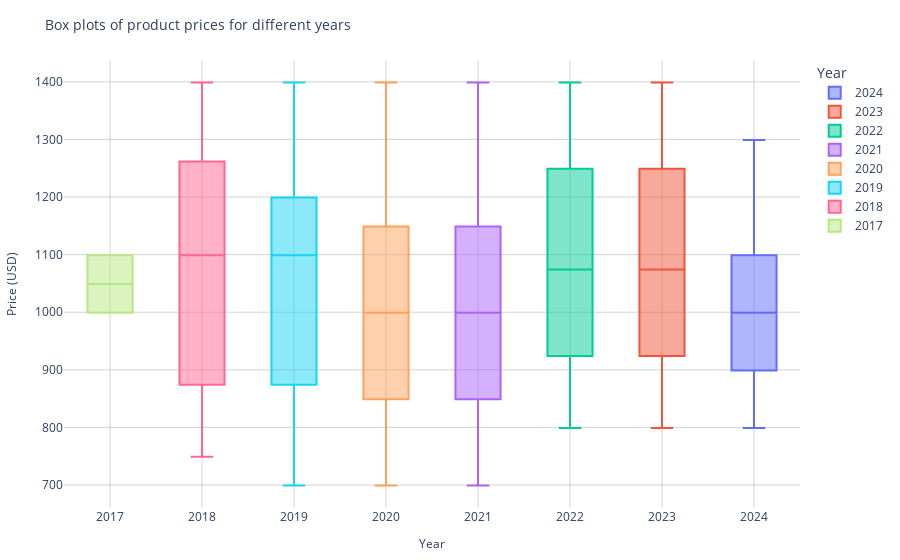

Write notebook code for a chart like this one.
### Code cell
#使用plotly库
fig = px.box(selected_data_2, x='Launched Year', y='Launched Price (USA)',
             title='Box plots of product prices for different years',
             labels={'Launched Year': 'Year', 'Launched Price (USA)': 'Price (USD)'},
             color='Launched Year',  
             category_orders={"Launched Year": sorted(selected_data_2['Launched Year'].unique(), reverse=True)}) #图例排序

fig.update_layout(
    plot_bgcolor='white',
    xaxis=dict(
        title='Year',
        gridcolor='lightgrey',
        titlefont=dict(size=12),
    ),
    yaxis=dict(
        title='Price (USD)',
        gridcolor='lightgrey',
        titlefont=dict(size=12),
    ),
    title_font=dict(size=14),
    margin=dict(l=20, r=20, t=60, b=20),
    legend_title="Year",
)

fig.show()

### Figure 1 — Plotly figure (JSON) as saved in the notebook; plotly's stock layout.template omitted (floating-point values rounded to 4 significant figures)
{"data": [{"alignmentgroup": "True", "hovertemplate": "Year=%{x}<br>Price (USD)=%{y}<extra></extra>", "legendgroup": "2024", "marker": {"color": "#636efa"}, "name": "2024", "notched": false, "offsetgroup": "2024", "orientation": "v", "showlegend": true, "type": "box", "x": [2024, 2024, 2024, 2024, 2024, 2024, 2024, 2024, 2024, 2024, 2024, 2024], "x0": " ", "xaxis": "x", "y": [799, 849, 899, 949, 899, 999, 999, 1049, 1099, 1199, 1299, 1099], "y0": " ", "yaxis": "y"}, {"alignmentgroup": "True", "hovertemplate": "Year=%{x}<br>Price (USD)=%{y}<extra></extra>", "legendgroup": "2023", "marker": {"color": "#EF553B"}, "name": "2023", "notched": false, "offsetgroup": "2023", "orientation": "v", "showlegend": true, "type": "box", "x": [2023, 2023, 2023, 2023, 2023, 2023, 2023, 2023, 2023, 2023, 2023, 2023], "x0": " ", "xaxis": "x", "y": [799, 849, 949, 899, 1049, 999, 1199, 1099, 1299, 1199, 1299, 1399], "y0": " ", "yaxis": "y"}, {"alignmentgroup": "True", "hovertemplate": "Year=%{x}<br>Price (USD)=%{y}<extra></extra>", "legendgroup": "2022", "marker": {"color": "#00cc96"}, "name": "2022", "notched": false, "offsetgroup": "2022", "orientation": "v", "showlegend": true, "type": "box", "x": [2022, 2022, 2022, 2022, 2022, 2022, 2022, 2022, 2022, 2022, 2022, 2022], "x0": " ", "xaxis": "x", "y": [799, 949, 849, 1049, 999, 899, 1099, 1199, 1299, 1399, 1299, 1199], "y0": " ", "yaxis": "y"}, {"alignmentgroup": "True", "hovertemplate": "Year=%{x}<br>Price (USD)=%{y}<extra></extra>", "legendgroup": "2021", "marker": {"color": "#ab63fa"}, "name": "2021", "notched": false, "offsetgroup": "2021", "orientation": "v", "showlegend": true, "type": "box", "x": [2021, 2021, 2021, 2021, 2021, 2021, 2021, 2021, 2021, 2021, 2021, 2021], "x0": " ", "xaxis": "x", "y": [699, 799, 899, 899, 999, 799, 999, 1099, 1199, 1199, 1099, 1399], "y0": " ", "yaxis": "y"}, {"alignmentgroup": "True", "hovertemplate": "Year=%{x}<br>Price (USD)=%{y}<extra></extra>", "legendgroup": "2020", "marker": {"color": "#FFA15A"}, "name": "2020", "notched": false, "offsetgroup": "2020", "orientation": "v", "showlegend": true, "type": "box", "x": [2020, 2020, 2020, 2020, 2020, 2020, 2020, 2020, 2020, 2020, 2020, 2020], "x0": " ", "xaxis": "x", "y": [899, 799, 699, 999, 899, 799, 999, 1099, 1199, 1099, 1399, 1199], "y0": " ", "yaxis": "y"}, {"alignmentgroup": "True", "hovertemplate": "Year=%{x}<br>Price (USD)=%{y}<extra></extra>", "legendgroup": "2019", "marker": {"color": "#19d3f3"}, "name": "2019", "notched": false, "offsetgroup": "2019", "orientation": "v", "showlegend": true, "type": "box", "x": [2019, 2019, 2019, 2019, 2019, 2019, 2019, 2019, 2019], "x0": " ", "xaxis": "x", "y": [1199, 1099, 999, 699, 799, 899, 1399, 1199, 1099], "y0": " ", "yaxis": "y"}, {"alignmentgroup": "True", "hovertemplate": "Year=%{x}<br>Price (USD)=%{y}<extra></extra>", "legendgroup": "2018", "marker": {"color": "#FF6692"}, "name": "2018", "notched": false, "offsetgroup": "2018", "orientation": "v", "showlegend": true, "type": "box", "x": [2018, 2018, 2018, 2018, 2018, 2018, 2018, 2018, 2018], "x0": " ", "xaxis": "x", "y": [1299, 1099, 999, 899, 799, 749, 1399, 1249, 1099], "y0": " ", "yaxis": "y"}, {"alignmentgroup": "True", "hovertemplate": "Year=%{x}<br>Price (USD)=%{y}<extra></extra>", "legendgroup": "2017", "marker": {"color": "#B6E880"}, "name": "2017", "notched": false, "offsetgroup": "2017", "orientation": "v", "showlegend": true, "type": "box", "x": [2017, 2017], "x0": " ", "xaxis": "x", "y": [999, 1099], "y0": " ", "yaxis": "y"}], "layout": {"boxmode": "overlay", "legend": {"title": {"text": "Year"}, "tracegroupgap": 0}, "margin": {"b": 20, "l": 20, "r": 20, "t": 60}, "plot_bgcolor": "white", "title": {"font": {"size": 14}, "text": "Box plots of product prices for different years"}, "xaxis": {"anchor": "y", "categoryarray": [2024, 2023, 2022, 2021, 2020, 2019, 2018, 2017], "categoryorder": "array", "domain": [0, 1], "gridcolor": "lightgrey", "title": {"font": {"size": 12}, "text": "Year"}}, "yaxis": {"anchor": "x", "domain": [0, 1], "gridcolor": "lightgrey", "title": {"font": {"size": 12}, "text": "Price (USD)"}}}}
